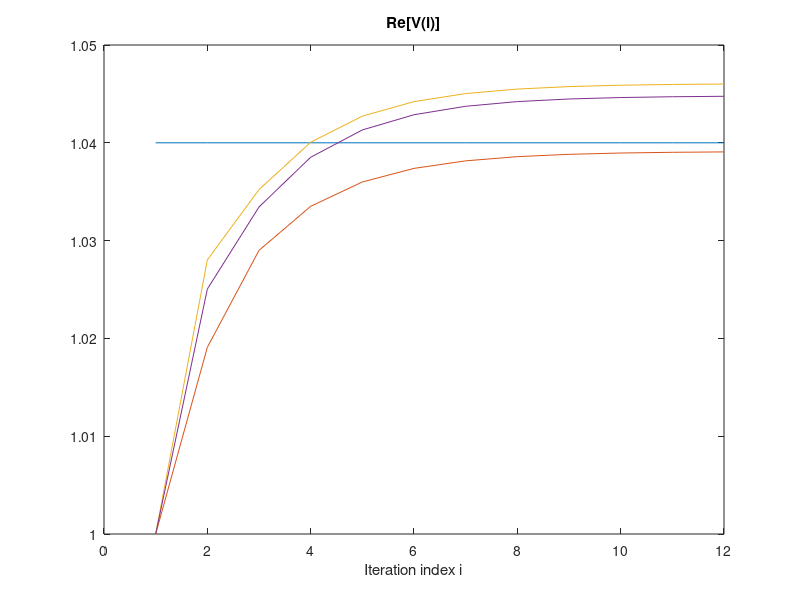
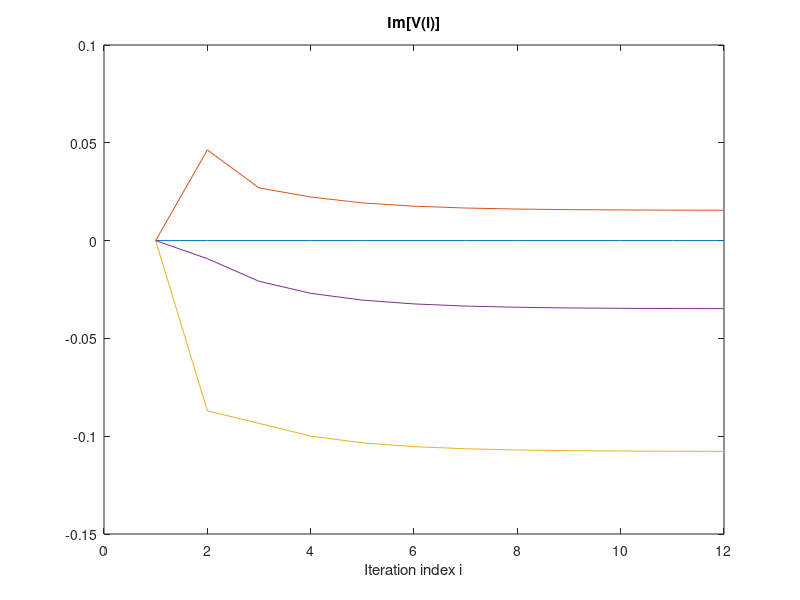
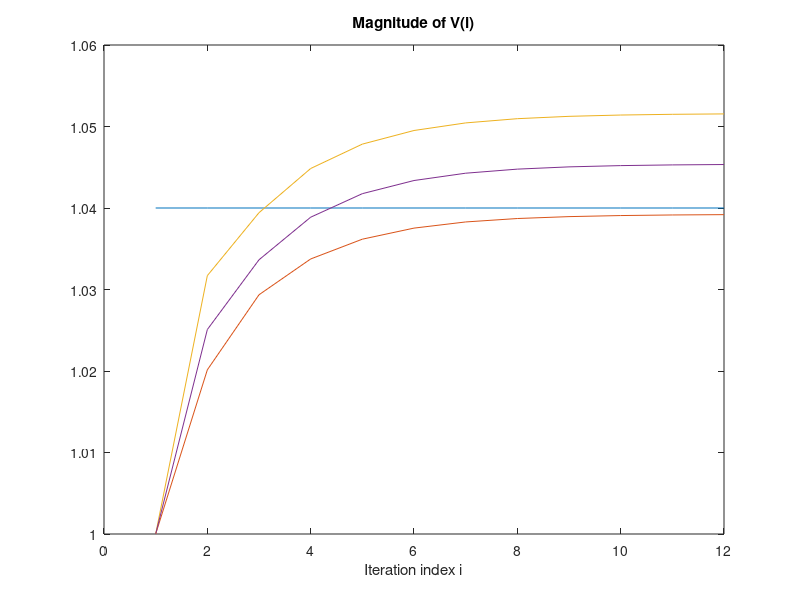
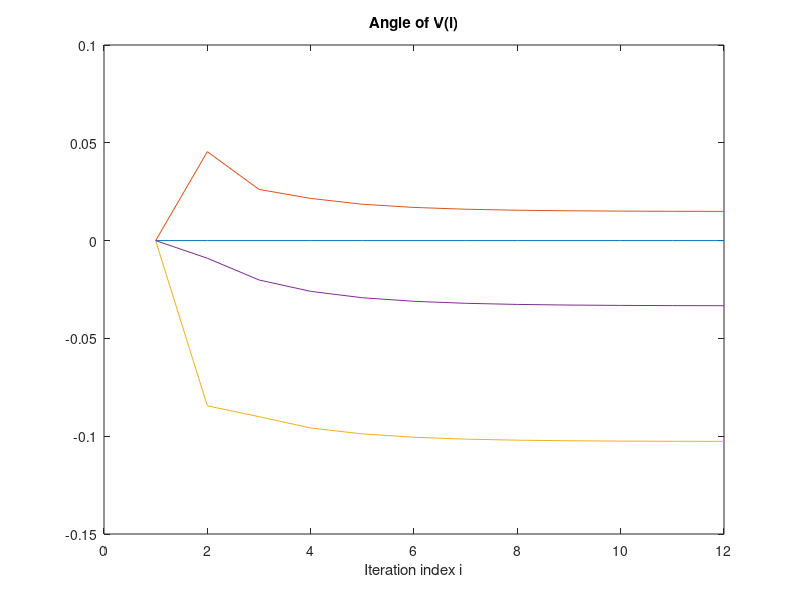

Write MATLAB code to recreate these figures, in order.
% EE 4753/EE 5243 Analysis of Power Systems - N. Gatsis
% Gauss-Seidel on an N-bus network; general code applied to N=4 example
% Bus 1 is slack bus; buses 2, 3, ..., N are PQ buses
clear;
N=4;

P=[0; 0.5; -1; 0.3]; % P(1) will be found at the end
Q=[0; -0.2; 0.5; -0.1]; % Q(1) will be found at the end
V=zeros(N,1); % Vector of voltages for N buses
              % V(1) will be constant; 
              % V(2:N) will be computed in each iteration
V1=1.04+0i;
V(1)=V1;

% Define the bus admittance matrix
Y=[3-9*1i       -2+6*1i         -1+3*1i       0;
    -2+6*1i     3.666-11*1i     -0.666+2*1i    -1+3*1i;
    -1+3*1i     -0.666+2*1i      3.666-11*1i   -2+6*1i;           
    0           -1+3*1i          -2+6*1i       3-9*1i];


V(2:N)=1+0i; % initilization: flat start

maxIter=150; % Maximum number of iterations allowed
vIter=zeros(N,maxIter+1); % Matrix to save my iterates
vIter(:,1)=V; % Save the initialization
tol=1e-4; % Desired relative error between two successive iterates
Vtemp=zeros(N,1); % Vector to save the voltages before they are changed
                  % It is needed for checking the convergence criterion
ind=1; % iteration index

while (ind<=maxIter)&&(max(abs(V-Vtemp))>=tol)
    %ind
    Vtemp=V; % Save previous voltages and start the iteration
    V(2)=1/Y(2,2)*((P(2)-(Q(2)*1i))/V(2)'-Y(2,1)*V(1)-Y(2,3)*V(3)-Y(2,4)*V(4));
    V(3)=1/Y(3,3)*((P(3)-(Q(3)*1i))/V(3)'-Y(3,1)*V(1)-Y(3,2)*V(2)-Y(3,4)*V(4));
    V(4)=1/Y(4,4)*((P(4)-(Q(4)*1i))/V(4)'-Y(4,1)*V(1)-Y(4,2)*V(2)-Y(4,3)*V(3));
    ind=ind+1; % advance iteration index
    vIter(:,ind) = V; % save the latest iterate
end

S1=V(1)*(Y(1,:)*V)';
P1=real(S1);
Q1=imag(S1);
vIter(:,1:ind)
figure(1)
plot(real(vIter(:,1:ind))') % Plot the real part of the voltage iterates
title('Re[V(i)]')
xlabel('Iteration index i')
figure(2)
plot(imag(vIter(:,1:ind))') % Plot the imaginary part of the voltage iterates
title('Im[V(i)]')
xlabel('Iteration index i')
figure(3)
plot(sqrt(conj(vIter(:,1:ind)).*vIter(:,1:ind))') % Plot the magnitude 
title('Magnitude of V(i)') 
xlabel('Iteration index i')
figure(4)
plot(atan2(imag(vIter(:,1:ind))',real(vIter(:,1:ind))')) % Plot the phase
title('Angle of V(i)')
xlabel('Iteration index i')

